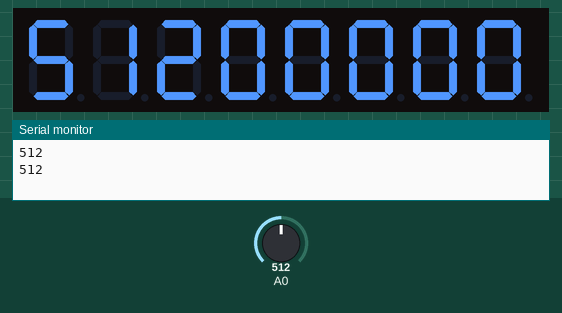
Simulated run of this sketch. Board: Arduino Uno, built with avr-gcc and run on an emulated ATmega328P. Parts: 8-digit seven-segment display, the last lines printed to the serial monitor. Wiring (inferred from the names in the program): MAX7219 LED driver: data pin 11; clock pin 13; CS pin 9. Inputs (shaded band) come from the test bench; at power-on: A0 = 512.

Above: at 2.4 s.
2.5 s: A0 set to 306
At 4.0 s:
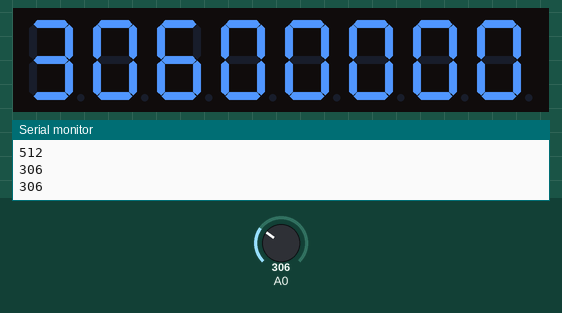
4.3 s: A0 set to 122
At 6.0 s:
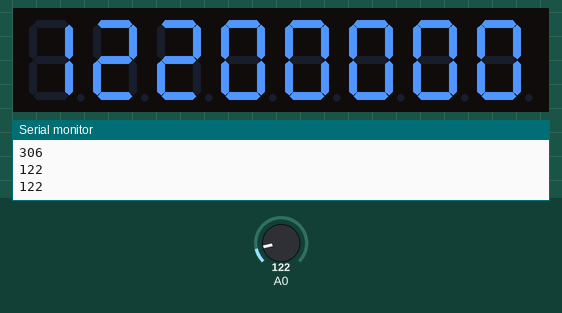
6.4 s: A0 set to 90
At 7.7 s:
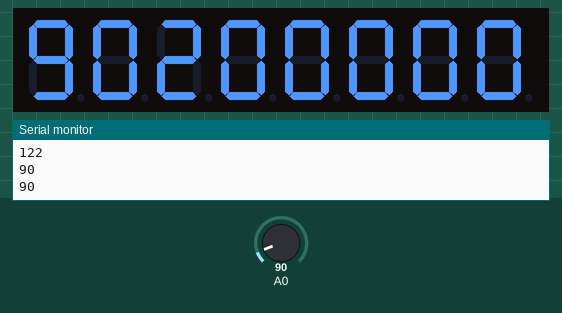
Timing chart, 0 to 9.4 s (numbered marks = the images above; inputs shaded):
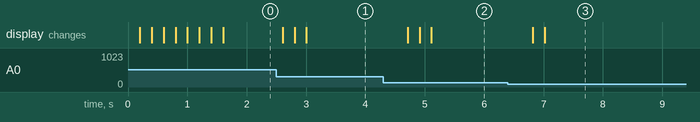

The sketch:

Lab_5.ino
```cpp
#define MAX7219_Data_IN 11
#define MAX7219_Chip_Select  9
#define MAX7219_Clock 13

void shiftOut(uint8_t dataPin, uint8_t clockPin, uint8_t bitOrder, uint8_t val)
{
	uint8_t i;

	for (i = 0; i < 8; i++)  {
		if (bitOrder == LSBFIRST) {
			digitalWrite(dataPin, val & 1); // dataPin = MOSI
			val >>= 1;
		} else {	// MSBFIRST
			digitalWrite(dataPin, (val & 128) != 0); // dataPin = MOSI
			val <<= 1;
		}

		digitalWrite(clockPin, HIGH); // clockPin = SCK
		digitalWrite(clockPin, LOW); // clockPin = SCK
	}
}

void shift(byte send_to_address, byte send_this_data)
{
	digitalWrite(MAX7219_Chip_Select, LOW);
	shiftOut(MAX7219_Data_IN, MAX7219_Clock, MSBFIRST, send_to_address);
	shiftOut(MAX7219_Data_IN, MAX7219_Clock, MSBFIRST, send_this_data);
	digitalWrite(MAX7219_Chip_Select, HIGH);
	delay(200);
}

void init_MAX7219() //Setup of MAX7219 chip
{
	shift(0x0f, 0x00); //display test register - test mode off
	shift(0x0c, 0x01); //shutdown register - normal operation
	shift(0x0b, 0x07); //scan limit register - display digits 0 thru 7
	shift(0x0a, 0x0f); //intensity register - max brightness
	shift(0x09, 0xff); //decode mode register - CodeB decode all digits

}

void setup() {
	pinMode(MAX7219_Data_IN, OUTPUT);
	pinMode(MAX7219_Chip_Select, OUTPUT);
	pinMode(MAX7219_Clock, OUTPUT);
	digitalWrite(MAX7219_Clock, HIGH);
	delay(200);

	init_MAX7219();  //Setup of MAX7219 chip

	//Data transfer (adr, num):
/*shift(0x08, 0x02);
	shift(0x07, 0x03);
	shift(0x06, 0x04);
	shift(0x05, 0x05);
	shift(0x04, 0x06);
	shift(0x03, 0x07);
	shift(0x02, 0x08);
	shift(0x01, 0x09);
	delay(200);*/

	Serial.begin(9600);

}

void loop() {
	int sensorValue = analogRead(A0);
	Serial.println(sensorValue);
	//byte sensorValue1 = (byte) sensorValue;

	if(sensorValue >9 && sensorValue < 100){
		shift(0x08, sensorValue / 10);
		shift(0x07, sensorValue % 10);
		delay(100);
	}else if(sensorValue >99 && sensorValue < 1000){
		shift(0x08, sensorValue / 100);
		shift(0x07, (sensorValue % 100) /10);
		shift(0x06, (sensorValue % 100) %10);
		delay(100);
	}else if(sensorValue >999){
		shift(0x08, sensorValue / 1000);
		shift(0x07, (sensorValue % 1000) /100);
		shift(0x06, (sensorValue % 1000) %100 /10);
		shift(0x05, (sensorValue % 1000) %100 %10);
		delay(100);
	}else{
		shift(0x08, sensorValue);
		delay(100);
	}
	delay(1);
}
```

Measured:
- after the input at 2.5 s, the display: first changes after 0.11 s (image 1 shows a later state)
- after the input at 4.3 s, the display: first changes after 0.41 s (image 2 shows a later state)
- after the input at 6.4 s, the display: first changes after 0.42 s (image 3 shows a later state)
